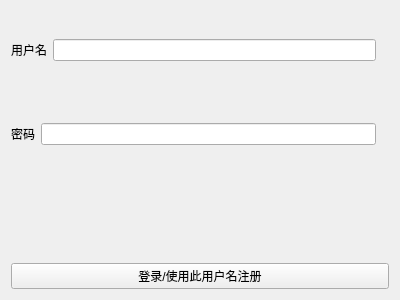
<?xml version="1.0" encoding="UTF-8"?>
<ui version="4.0">
 <class>Login</class>
 <widget class="QWidget" name="Login">
  <property name="geometry">
   <rect>
    <x>0</x>
    <y>0</y>
    <width>400</width>
    <height>300</height>
   </rect>
  </property>
  <property name="windowTitle">
   <string>Form</string>
  </property>
  <layout class="QGridLayout" name="gridLayout">
   <item row="0" column="0">
    <layout class="QHBoxLayout" name="horizontalLayout">
     <item>
      <widget class="QLabel" name="label_name">
       <property name="text">
        <string>用户名</string>
       </property>
      </widget>
     </item>
     <item>
      <widget class="MyLineEdit" name="lineEdit_name"/>
     </item>
     <item>
      <widget class="QLabel" name="label_name_existence">
       <property name="text">
        <string/>
       </property>
      </widget>
     </item>
    </layout>
   </item>
   <item row="1" column="0">
    <layout class="QHBoxLayout" name="horizontalLayout_2">
     <item>
      <widget class="QLabel" name="label_password">
       <property name="text">
        <string>密码</string>
       </property>
      </widget>
     </item>
     <item>
      <widget class="QLineEdit" name="lineEdit_password"/>
     </item>
     <item>
      <widget class="QLabel" name="label_password_incorrect">
       <property name="text">
        <string/>
       </property>
      </widget>
     </item>
    </layout>
   </item>
   <item row="2" column="0">
    <widget class="QLabel" name="label_regist_failed">
     <property name="text">
      <string/>
     </property>
    </widget>
   </item>
   <item row="3" column="0">
    <widget class="QPushButton" name="pushButton">
     <property name="text">
      <string>登录/使用此用户名注册</string>
     </property>
    </widget>
   </item>
  </layout>
 </widget>
 <customwidgets>
  <customwidget>
   <class>MyLineEdit</class>
   <extends>QLineEdit</extends>
   <header>mylineedit.h</header>
  </customwidget>
 </customwidgets>
 <resources/>
 <connections/>
</ui>
